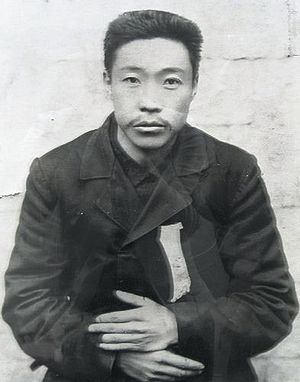
#> input picture Highpass Spatial Filters - Laplacian Filter/hero1.jpeg, 300 x 382 px, found by its file name
$ jupyter execute 'Laplacian Filter.ipynb'
#> lines starting #> are read from the running program, lines starting #| are printed output that depends on the picture
[cell 1]
import cv2
import numpy as np
import matplotlib.pyplot as plt
import matplotlib.image as img

[cell 2]
# Step1 - 이미지 불러오기
I = cv2.imread('hero1.jpeg', cv2.IMREAD_GRAYSCALE)
#> I: shape (382, 300); min 6, max 255, mean 133.5

cv2.imshow('image', I)
cv2.waitKey(0)
cv2.destroyAllWindows()

[cell 3]
# Step2 - Laplacian filter 만들기
def my_laplacian_filter(image):

    kernel = np.array([[1,1,1],[1,-8,1],[1,1,1]])                                       # np.array 이용해서 Laplacian filter kernel 생성
    border = cv2.filter2D(image,-1,kernel)                                             # cv2.filter2D 이용해서 kernel과 blurred 이미지 convolution
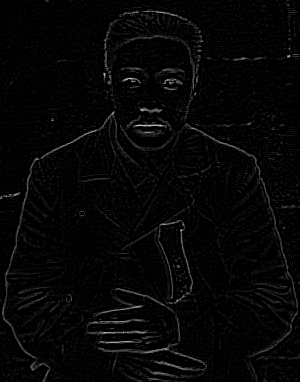
#> border: shape (382, 300); min 0, max 213, mean 6

    return border

[cell 4]
# Step3 - 원본 영상에 OpenCV에서 제공하는 Gaussian Filter를 적용해 노이즈를 제거하세요
gaussian_filter_I = cv2.GaussianBlur(I, (3,3), 10)                                    # cv2.GaussianBlur 함수 이용해서 이미지 blur 처리 (Noise 제거)

# Step4. Step3의 결과물에 자신이 만든 Laplacian filter를 적용해 이미지의 경계를 검출하세요.
laplacian_my = my_laplacian_filter(gaussian_filter_I)

# Step5 - 원본 영상에 OpenCV에서 제공하는 Gaussian Filter를 적용해 노이즈를 제거하세요
laplacian_opencv = cv2.Laplacian(laplacian_my, -1, 3)                 # cv2.Laplacian 함수 이용해서 위에서 blur처리한 이미지의 laplacian filter 적용, ksize = 3 적용
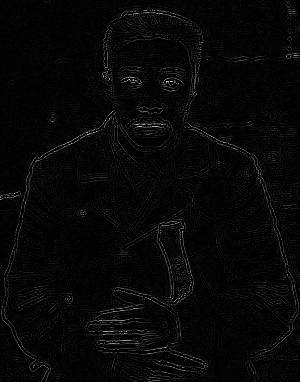
#> laplacian_opencv: shape (382, 300); min 0, max 255, mean 7.1

[cell 5]
fig = plt.figure(figsize = (15, 10)) # rows*cols 행렬의 i번째 subplot 생성
rows = 1
cols = 3


## plotting 하는 부분은 1주차 과제를 참조하여 스스로 채워 넣으세요.

Intensity_level = [ 256, 32, 16, 8, 4, 2]
step = [ np.rint(255 / (i - 1)) for i in Intensity_level ]

result_1 = np.rint(I / step[0]) *step[0]
result_1 = result_1.astype('uint8')
ax1 = fig.add_subplot(rows,cols,1)
result_1_RGB = cv2.cvtColor(result_1, cv2.COLOR_GRAY2RGB)
ax1.imshow(result_1_RGB)
ax1.set_title('Original')
ax1.axis("off")

result_2 = np.rint(laplacian_my / step[0]) *step[0]
result_2 = result_2.astype('uint8')
ax2 = fig.add_subplot(rows,cols,2)
result_2_RGB = cv2.cvtColor(result_2, cv2.COLOR_GRAY2RGB)
ax2.imshow(result_2_RGB)
ax2.set_title('The border:using Laplacian')
ax2.axis("off")

result_3 = np.rint(laplacian_opencv / step[0]) *step[0]
result_3 = result_3.astype('uint8')
ax3 = fig.add_subplot(rows,cols,3)
result_3_RGB = cv2.cvtColor(result_3, cv2.COLOR_GRAY2RGB)
plt.imshow(result_3_RGB)
ax3.set_title('The border:using Laplacian - OpenCV')
ax3.axis("off")

plt.show()
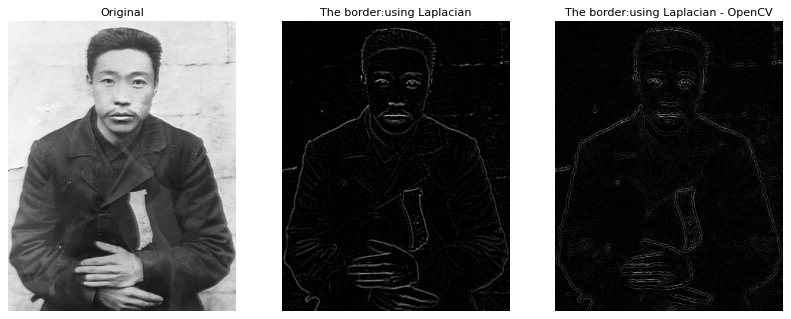
#> figure drawn by matplotlib, 3 panels
